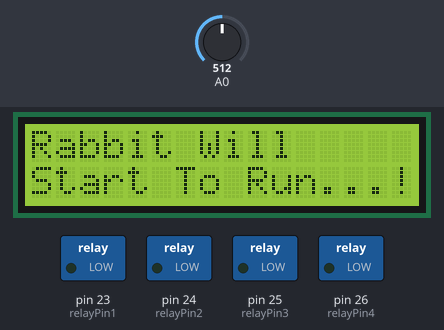
A sketch run on a simulated Arduino Mega 2560, built with avr-gcc and run on an emulated ATmega2560. Parts: 16×2 character LCD, switched loads named in the sketch (green lamp = pin HIGH). Inputs (shaded band) come from the test bench; at power-on: A0 = 512. What the sketch prints to the serial monitor is not drawn.

Above: at 3.6 s.
At 7.2 s:
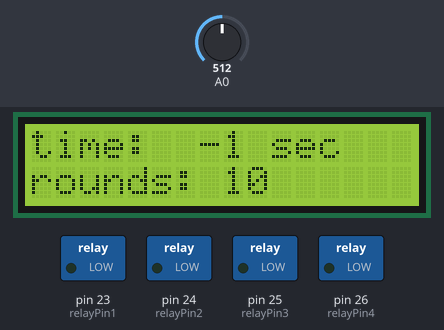
7.3 s: A0 set to 583
9.0 s: A0 set to 607
At 10.0 s:
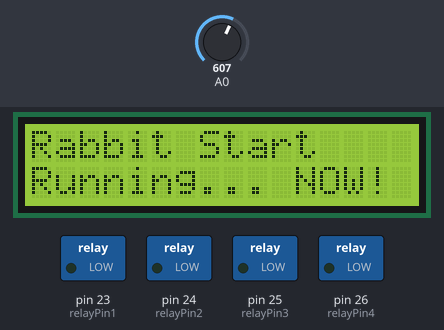
At 15.1 s:
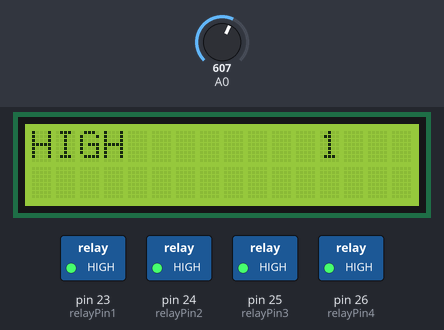
Timing chart, 0 to 16.6 s (numbered marks = the images above; inputs shaded):
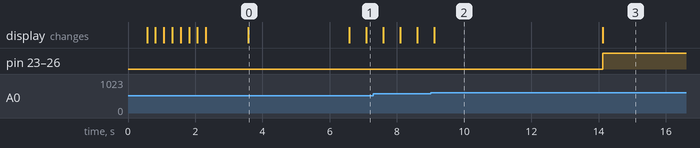

Measured:
- the behaviour switches between 599 and 600 on A0 (found by bisection; images 1 and 2)
- after the input at 9.0 s, pin 23 (relayPin1), pin 24 (relayPin2), pin 25 (relayPin3), pin 26 (relayPin4): LOW → HIGH after 5.1 s; the display: first differs from a run without the input after 0.12 s (image 2)
- what the display in image 0 shows lasts 3.0 s, from 3.6 s to 6.6 s
- what the display in image 2 shows lasts 5.0 s, from 9.1 s to 14.1 s

The sketch:

Relay-Control_v0.1.ino
```cpp
/*
 *  Follow The White Rabbit
 *
 *  print on LCD
 *
 */


// include the library code:

#include <LiquidCrystal.h>


// variabel

int relayPin1 = 23; // pin 23 for relay 1
int relayPin2 = 24; // pin 24 for relay 2
int relayPin3 = 25; // pin 25 for relay 3
int relayPin4 = 26; // pin 26 for relay 4
int t_X = 1000; // set time base
int rep = 10; // set repeat base
int anaX_t = 0;

int anaX;


// initialize the library with the numbers of the interface pins
LiquidCrystal lcd(8, 9, 4, 5, 6, 7);

// set UP

void setup() {

   // Initialize the output
   pinMode(relayPin1, OUTPUT);
   pinMode(relayPin2, OUTPUT);
   pinMode(relayPin3, OUTPUT);
   pinMode(relayPin4, OUTPUT);

   // Serial start
   Serial.begin(115200);

    // set up the LCD's number of columns and rows:
    lcd.begin(16, 2);

    // Print a message to the LCD.
    lcd.setCursor(0,0);
    lcd.print("Follow The White Rabbit!");
    delay(500);
    for (int positionCounter = 0; positionCounter < 8; positionCounter++) {

    //scroll one position left:
    lcd.scrollDisplayLeft();

    // wait a bit:
    delay(250);
  }
    delay(1000);
    lcd.clear();
    lcd.print("Rabbit Will");
    lcd.setCursor(0,1);
    lcd.print("Start To Run...!");
    delay(2500);


    Serial.println("Knock... Knock... Wake Up... LCD Key Shield start");

    //lcd.setCursor(0,1);
    //lcd.clear();
    //lcd.print("Press Key:");
}

// boolean done=false;


// main Loop

void loop() {
  anaX = analogRead (0);

  //setTX();
  // lcd.print(anaX);

  if (anaX < 60) {
    t_X += 1000;
    delay(500);
    setTX();
  }
  else if (anaX < 200) {
    rep += 1;
    delay(500);
    setTX();
  }

  else if (anaX < 400) {
    rep -= 1;
    delay(500);
    setTX();
  }

  else if (anaX < 600) {
    t_X -= 1000;
    delay(500);
    setTX();
  }

  else if (anaX < 800){
    messstart();
  }


}

// void

void setTX() {
  lcd.clear();
  lcd.setCursor(0,0);
  lcd.print("time: ");
  lcd.setCursor(7,0);
  lcd.print(t_X/1000);
  lcd.print(" sec");
  lcd.setCursor(0,1);
  lcd.print("rounds: ");
  lcd.setCursor(8,1);
  lcd.print(rep);
  }

void messstart() {
  boolean done=false;
  lcd.clear();
  lcd.setCursor(0,0);
  lcd.print("Rabbit Start");
  lcd.setCursor(0,1);
  lcd.print("Running... NOW!");
  delay(5000);
  lcd.clear();
    if (!done) { // Nur ausführen, wenn noch nicht ausgeführt
      digitalWrite(relayPin2, HIGH);  // Schaltet ein
      digitalWrite(relayPin3, HIGH);
      digitalWrite(relayPin4, HIGH);
      for (int x = 1; x <= rep; x++) {
         digitalWrite(relayPin1, HIGH);  // Schaltet ein
         lcd.setCursor(0,0);
         lcd.print("HIGH");
         lcd.setCursor(12,0);
         lcd.print(x);
         delay(t_X);
         lcd.clear();
         digitalWrite(relayPin1, LOW);   // Schaltet aus
         lcd.setCursor(0,1);
         lcd.print("LOW");
         lcd.setCursor(12,1);
         lcd.print(x);
         delay(t_X);
         lcd.clear();
      }
      done=true;
      digitalWrite(relayPin2, LOW);  // Schaltet aus
      lcd.print("Rabbit Is Gone...!");
      lcd.setCursor(0,1);
      lcd.print("Follow Again?!");
    } // loop !done
}
```
